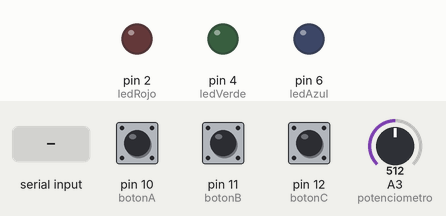
Bench run of a sketch on a simulated Arduino Uno, built with avr-gcc and run on an emulated ATmega328P. Shown: output pins drawn as LEDs (lit = HIGH). Dashed ring = blinking. The inputs (shaded band) are chosen by the test bench; at power-on: pin 10 (botonA) HIGH, pin 12 (botonC) HIGH, pin 11 (botonB) HIGH, A3 (potenciometro) = 512. What the sketch prints to the serial monitor is not drawn.

Above: at 1.2 s.
1.3 s: pin 10 (botonA) pulled LOW for 0.15 s
At 4.3 s:
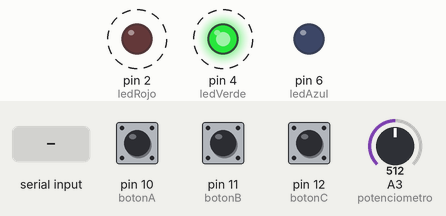
4.4 s: "B" received over Serial
At 5.8 s:
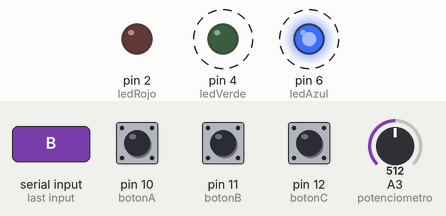
7.4 s: pin 12 (botonC) pulled LOW for 3.2 s
At 9.8 s:
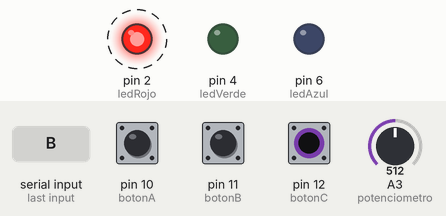
12.4 s: pin 10 (botonA) pulled LOW for 3.2 s
At 17.3 s:
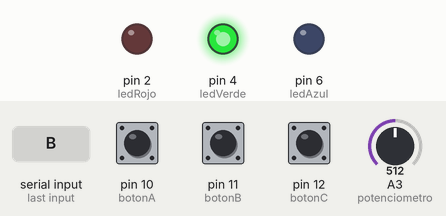
17.6 s: pin 10 (botonA) pulled LOW for 1 s
At 20.7 s:
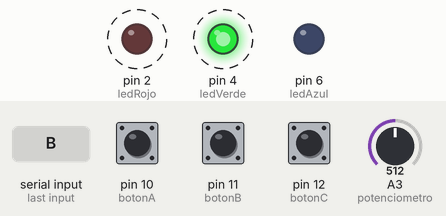
Timing chart, 0 to 22.2 s (numbered marks = the images above; inputs shaded):
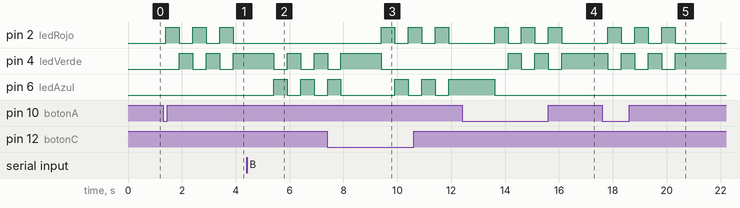

The sketch:

arboles_bianrios.ino
```cpp
const int ledRojo = 2;
const int ledVerde = 4;
const int ledAzul = 6;
const int potenciometro = A3;
int valorPotenciometro;

struct Nodo {
  int valor;
  Nodo* izquierda;
  Nodo* derecha;
};

class ArbolBinario {
public:
  Nodo* raiz;

  ArbolBinario() {
    raiz = nullptr;
  }

  void encenderRojo() {
    digitalWrite(ledRojo, HIGH);
    digitalWrite(ledVerde, LOW);
    digitalWrite(ledAzul, LOW);
  }

  void encenderVerde() {
    digitalWrite(ledRojo, LOW);
    digitalWrite(ledVerde, HIGH);
    digitalWrite(ledAzul, LOW);
  }

  void encenderAzul() {
    digitalWrite(ledRojo, LOW);
    digitalWrite(ledVerde, LOW);
    digitalWrite(ledAzul, HIGH);
  }

  void preorden(Nodo* nodo) {
    if (nodo == NULL) return;
    encenderRojo();
    delay(500);
    Serial.print(nodo->valor);
    Serial.print(" ");
    encenderVerde();
    delay(500);
    preorden(nodo->izquierda);
    preorden(nodo->derecha);
  }

  void inorden(Nodo* nodo) {
    if (nodo == NULL) return;
    inorden(nodo->izquierda);
    encenderAzul();
    delay(500);
    Serial.print(nodo->valor);
    Serial.print(" ");
    encenderVerde();
    delay(500);
    inorden(nodo->derecha);
  }

  void postorden(Nodo* nodo) {
    if (nodo == NULL) return;
    postorden(nodo->izquierda);
    postorden(nodo->derecha);
    encenderRojo();
    delay(500);
    Serial.print(nodo->valor);
    Serial.print(" ");
    encenderAzul();
    delay(500);
  }
};

const int botonA = 10;
const int botonB = 11;
const int botonC = 12;
const int potPin = A3;

void setup() {
  pinMode(ledRojo, OUTPUT);
  pinMode(ledVerde, OUTPUT);
  pinMode(ledAzul, OUTPUT);
  pinMode(botonA, INPUT_PULLUP);
  pinMode(botonB, INPUT_PULLUP);
  pinMode(botonC, INPUT_PULLUP);
  Serial.begin(9600);
}

void loop() {
  valorPotenciometro = analogRead(potenciometro);
  Serial.print("Valor del potenciómetro: ");
  Serial.println(valorPotenciometro);
  delay(100);

  int sensorValue = analogRead(potPin);
  Serial.println(sensorValue);
  delay(100);

  if (digitalRead(botonA) == LOW || Serial.available() > 0 && Serial.read() == 'A') {
    ArbolBinario arbolA;
    arbolA.raiz = new Nodo();
    arbolA.raiz->valor = 1;
    arbolA.raiz->izquierda = new Nodo();
    arbolA.raiz->izquierda->valor = 2;
    arbolA.raiz->derecha = new Nodo();
    arbolA.raiz->derecha->valor = 3;
    arbolA.preorden(arbolA.raiz);
    delay(1000);
  }

  if (digitalRead(botonB) == LOW || Serial.available() > 0 && Serial.read() == 'B') {
    ArbolBinario arbolB;
    arbolB.raiz = new Nodo();
    arbolB.raiz->valor = 4;
    arbolB.raiz->izquierda = new Nodo();
    arbolB.raiz->izquierda->valor = 5;
    arbolB.raiz->derecha = new Nodo();
    arbolB.raiz->derecha->valor = 6;
    arbolB.inorden(arbolB.raiz);
    delay(1000);
  }

  if (digitalRead(botonC) == LOW || Serial.available() > 0 && Serial.read() == 'C') {
    ArbolBinario arbolC;
    arbolC.raiz = new Nodo();
    arbolC.raiz->valor = 7;
    arbolC.raiz->izquierda = new Nodo();
    arbolC.raiz->izquierda->valor = 8;
    arbolC.raiz->derecha = new Nodo();
    arbolC.raiz->derecha->valor = 9;
    arbolC.postorden(arbolC.raiz);
    delay(1000);
  }
}
```

Measured:
- after the input at 1.3 s, pin 2 (ledRojo): alternates HIGH for 0.50 s and LOW for 0.50 s, starting after 0.11 s; pin 4 (ledVerde): alternates HIGH for 0.50 s and LOW for 0.50 s, starting after 0.61 s
- after the input at 4.4 s, pin 4 (ledVerde), pin 6 (ledAzul): alternates HIGH for 0.50 s and LOW for 0.50 s, starting after 1.0 s
- after the input at 7.4 s, pin 2 (ledRojo): alternates HIGH for 0.50 s and LOW for 0.50 s, starting after 2.0 s
- after the input at 12.4 s, pin 2 (ledRojo): alternates HIGH for 0.50 s and LOW for 0.50 s, 6 changes in all, then stays LOW, starting after 1.2 s; pin 4 (ledVerde): alternates HIGH for 0.50 s and LOW for 0.50 s, 5 changes in all, then stays HIGH, starting after 1.7 s; pin 6 (ledAzul): HIGH → LOW after 1.2 s
- after the input at 17.6 s, pin 2 (ledRojo): alternates HIGH for 0.50 s and LOW for 0.50 s, 6 changes in all, then stays LOW, starting after 0.21 s; pin 4 (ledVerde): alternates HIGH for 0.50 s and LOW for 0.50 s, 6 changes in all, then stays HIGH, starting after 0.21 s
